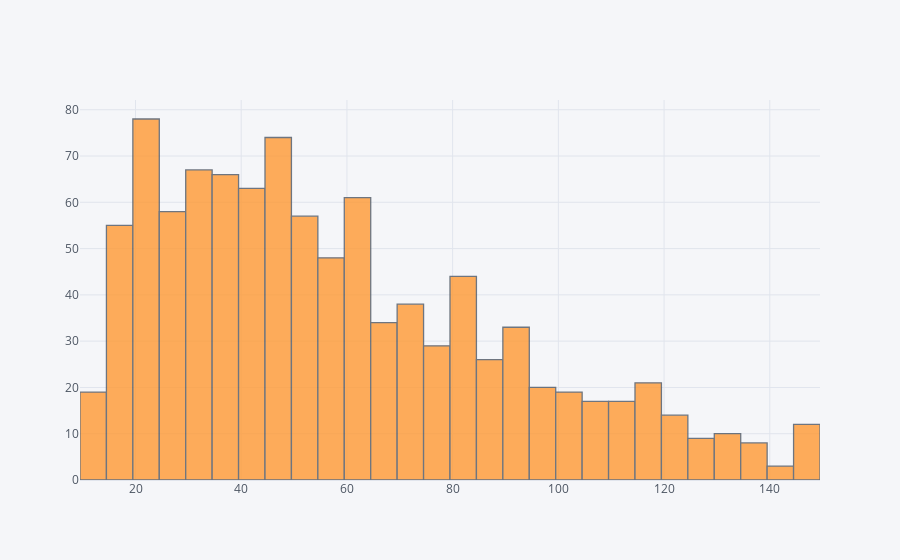

Source (notebook cell):
### Code cell
import cufflinks as cf
cf.go_offline()
df["Length"].iplot(kind="histogram") 
# Here we get a hisgtogram of the length of the reviews

### Figure 1 — Plotly figure (JSON) as saved in the notebook; plotly's stock layout.template omitted (floating-point values rounded to 4 significant figures; data arrays with more than 128 entries replaced by an {"elided": "..."} marker saying what was removed)
{"data": [{"histfunc": "count", "histnorm": "", "marker": {"color": "rgba(255, 153, 51, 1.0)", "line": {"color": "#4D5663", "width": 1.3}}, "name": "Length", "opacity": 0.8, "orientation": "v", "type": "histogram", "x": {"elided": "1000 int values"}}], "layout": {"barmode": "overlay", "legend": {"bgcolor": "#F5F6F9", "font": {"color": "#4D5663"}}, "paper_bgcolor": "#F5F6F9", "plot_bgcolor": "#F5F6F9", "title": {"font": {"color": "#4D5663"}}, "xaxis": {"gridcolor": "#E1E5ED", "showgrid": true, "tickfont": {"color": "#4D5663"}, "title": {"font": {"color": "#4D5663"}, "text": ""}, "zerolinecolor": "#E1E5ED"}, "yaxis": {"gridcolor": "#E1E5ED", "showgrid": true, "tickfont": {"color": "#4D5663"}, "title": {"font": {"color": "#4D5663"}, "text": ""}, "zerolinecolor": "#E1E5ED"}}}
